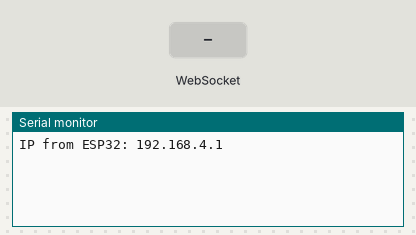
Simulated run of this sketch. Board: ESP32. On the bench: the last lines printed to the serial monitor. The inputs (shaded band) are chosen by the test bench.

Above: at 1.2 s.
1.3 s: WebSocket text "UP" received
At 2.5 s:
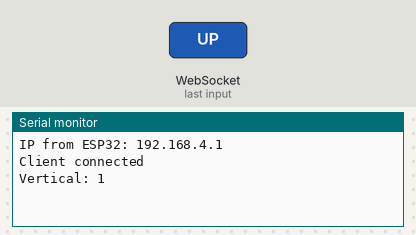
2.8 s: WebSocket text "J," received
At 3.7 s:
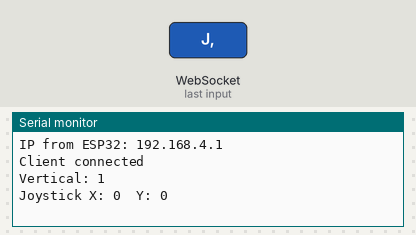

The sketch:

wifi_test.ino
```cpp
#include <WiFi.h>
#include <WebServer.h>
#include <WebSocketsServer.h>
#include "webpage.h"

const char* SSID = "ESP32-DRON";
const char* PASS = "test_bruno";

int vertical = 0; // movement variables
int joyX = 0;
int joyY = 0;

WebServer server(80); //80 is the port
WebSocketsServer ws(81); // creates the WBS in port 81, need a separated port

void startpage() {
  //200 it the code from server stating that everything is fine to your browser
  server.send(200, "text/html", PAGE);
}


//handles the commands received in the socket
void onWebSocketEvent(uint8_t num, WStype_t type, uint8_t* payload, size_t length) {
  if (type == WStype_CONNECTED) {
    Serial.println("Client connected");
  }

  if (type == WStype_DISCONNECTED) {
    vertical = 0;
    Serial.println("Client disconnected, vertical = 0");
  }

  if (type == WStype_TEXT) {
    String cmd = String((char*)payload);

    if (cmd == "UP") {
      vertical = 1;
    } else if (cmd == "DOWN") {
      vertical = -1;
    } else if (cmd == "STOP") {
      vertical = 0;
    } else if (cmd.startsWith("J,")) {
      int firstComma = cmd.indexOf(',');
      int secondComma = cmd.indexOf(',', firstComma + 1);
      joyX = cmd.substring(firstComma + 1, secondComma).toInt();
      joyY = cmd.substring(secondComma + 1).toInt();
      Serial.print("Joystick X: ");
      Serial.print(joyX);
      Serial.print("  Y: ");
      Serial.println(joyY);
      return;
    }

    Serial.print("Vertical: ");
    Serial.println(vertical);
  }
}


void setup() {
  Serial.begin(115200);

  // WIfi config
  WiFi.mode(WIFI_AP);
  WiFi.softAP(SSID, PASS);

  Serial.print("IP from ESP32: ");
  Serial.println(WiFi.softAPIP());

  //connects the route with the function, "/" indicates that it's the main page
  server.on("/", startpage);
  server.begin(); // begins server

  //whenever smth happens on the WebSocket, run eventWS function
  ws.begin();
  ws.onEvent(onWebSocketEvent);
}

void loop() {
  server.handleClient(); //checks for petitions recerived to the server
  ws.loop(); //same but for WSS
}
```

webpage.h
```cpp
#pragma once

//R"rawliteral allows to write through several lines
// Progmen tells the compiller to write in the flash, not the RAM.

const char PAGE[] PROGMEM = R"rawliteral(
<!DOCTYPE html><html><head><meta charset="utf-8">
<meta name="viewport" content="width=device-width,initial-scale=1,user-scalable=no">
<title>Drone control</title>
<style>
body { font-family: sans-serif; text-align: center; user-select: none; -webkit-user-select: none; }
button { width: 120px; height: 120px; font-size: 24px; margin: 10px; touch-action: none; }
#joy { position: relative; width: 200px; height: 200px; margin: 20px auto;
       border-radius: 50%; background: #ddd; touch-action: none; }
#knob { position: absolute; width: 80px; height: 80px; border-radius: 50%;
        background: #555; left: 60px; top: 60px; }
</style>
</head><body>
<h1>Drone control</h1>

<div id="joy"><div id="knob"></div></div>

<button id="up">UP</button>
<button id="down">DOWN</button>

<script>
const socket = new WebSocket('ws://' + location.hostname + ':81/');

function sendMsg(text) {
  if (socket.readyState === WebSocket.OPEN) {
    socket.send(text);
  }
}

// ---------- UP / DOWN buttons ----------
function holdButton(id, command) {
  const btn = document.getElementById(id);
  let pressed = false;

  function press() {
    pressed = true;
    sendMsg(command);
  }

  function release() {
    if (pressed) {
      pressed = false;
      sendMsg('STOP');
    }
  }

  btn.addEventListener('pointerdown', press);
  btn.addEventListener('pointerup', release);
  btn.addEventListener('pointercancel', release);
  btn.addEventListener('pointerleave', release);
}

holdButton('up', 'UP');
holdButton('down', 'DOWN');

// ---------- Joystick ----------
const joy = document.getElementById('joy');
const knob = document.getElementById('knob');
const RADIUS = 60;
let dragging = false;
let lastSent = '';

function sendJoystick(x, y) {
  const msg = 'J,' + x + ',' + y;
  if (msg !== lastSent) {
    lastSent = msg;
    sendMsg(msg);
  }
}

function moveKnob(event) {
  const rect = joy.getBoundingClientRect();
  let dx = event.clientX - (rect.left + rect.width / 2);
  let dy = event.clientY - (rect.top + rect.height / 2);
  const dist = Math.hypot(dx, dy);
  if (dist > RADIUS) {
    dx = dx * RADIUS / dist;
    dy = dy * RADIUS / dist;
  }
  knob.style.transform = 'translate(' + dx + 'px,' + dy + 'px)';
  sendJoystick(Math.round(dx / RADIUS * 100), Math.round(-dy / RADIUS * 100));
}

function releaseJoy() {
  if (!dragging) return;
  dragging = false;
  knob.style.transform = 'translate(0px,0px)';
  sendJoystick(0, 0);
}

joy.addEventListener('pointerdown', (e) => {
  dragging = true;
  joy.setPointerCapture(e.pointerId);
  moveKnob(e);
});
joy.addEventListener('pointermove', (e) => { if (dragging) moveKnob(e); });
joy.addEventListener('pointerup', releaseJoy);
joy.addEventListener('pointercancel', releaseJoy);

document.addEventListener('contextmenu', (e) => e.preventDefault());
</script>
</body></html>
)rawliteral";
```

Measured:
- after the input at 1.3 s, the serial monitor: prints a new line at once (image 1)
- after the input at 2.8 s, the serial monitor: prints a new line at once (image 2)
